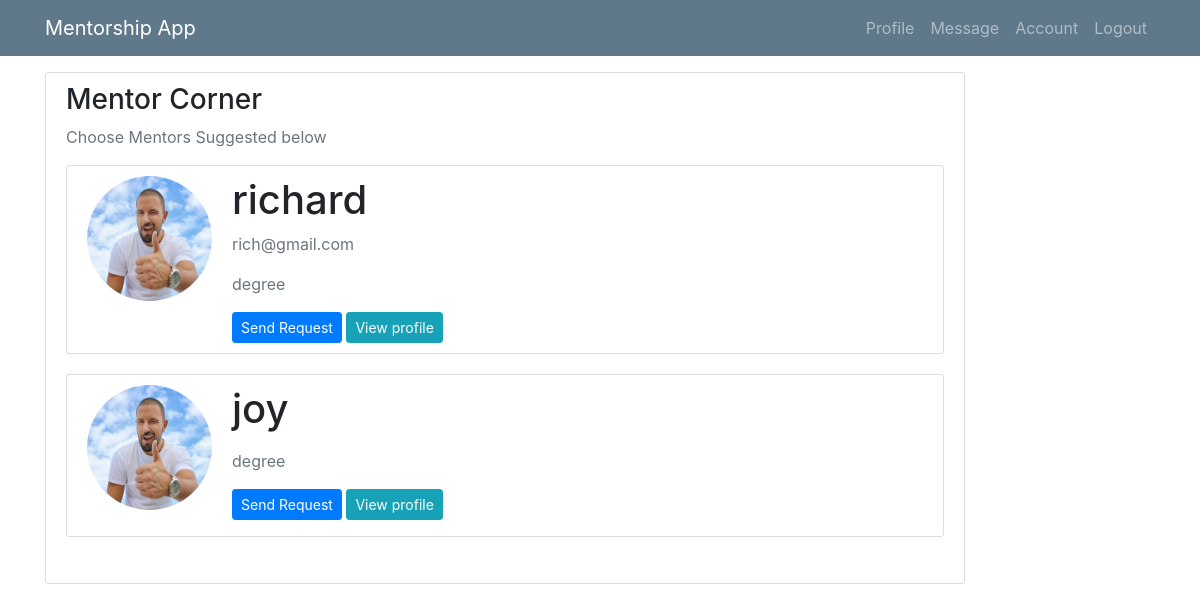
Screenshot of /account/ (signed in) with the database file from the repository.
### mentee/models.py (models this page shows, shortened)
class User(AbstractUser):
    is_mentee = models.BooleanField(default=False)
    is_mentor = models.BooleanField(default=False)

class Profile(models.Model):
    user = models.OneToOneField(User, on_delete=models.CASCADE)
    image = models.ImageField(default='default.jpg', upload_to='profile_pics')
    education = models.CharField(default='degree', max_length=100)
    registration = models.CharField(default='BBIT/2014/62324', max_length=100)

### mentee/views/mentee.py (the view)
# urls.py: path('account/', mentee.AccountList.as_view(), name="account"),
class AccountList(LoginRequiredMixin, UserPassesTestMixin, View):
    def test_func(self):
        return self.request.user.is_mentee
    """
    List all of the Users that we want.
    """
    def get(self, request):
        users = User.objects.all().filter(is_mentor=True)
        context = {
            'users': users,
        }
        return render(request, "menti/account.html", context)

### mentee/templates/menti/account.html
{% extends 'menti/base.html' %}
{% block content %}
      <div class="row">
        <div class="col-md-10">
          <div class="content-section">
            <h3>Mentor Corner</h3>
            <p class='text-muted'>Choose Mentors Suggested below
              <ul class="list-group">
               {% for user in users %}
                  <div class="content-section">
      <div class="media">
         <img class="rounded-circle account-img" src="{{ user.profile.image.url }}">
         <div class="media-body">
            <h2 class="account-heading">{{ user.username }}</h2>
            <p class="text-secondary">{{ user.email }}</p>
              <p class="text-secondary">{{ user.profile.education }}</p>
              <a class="btn btn-primary btn-sm" href="{% url 'send' pk=user.pk %}">Send Request</a>
              <a class="btn btn-info btn-sm" href="{% url 'profile-detail' pk=user.pk %}">View profile</a>
         </div>
      </div>
   </div>
              {% endfor%}
              </ul>
            </p>
          </div>
        </div>
      </div>
{% endblock %}

### mentee/static/mentee/main.css (style rules this page uses)
body { background: #fafafa; color: #333333; margin-top: 5rem; }
h1, h2, h3, h4, h5, h6 { color: #444444; }
ul { margin: 0; }
.content-section { background: #ffffff; padding: 10px 20px; border: 1px solid #dddddd; border-radius: 3px; margin-bottom: 20px; }
.account-img { height: 125px; width: 125px; margin-right: 20px; margin-bottom: 16px; }
.account-heading { font-size: 2.5rem; }

### rows the page displays
User: profile.image (placeholder picture), username "richard", email "rich@gmail.com", profile.education "degree"
User: profile.image (placeholder picture), username "joy", profile.education "degree"
